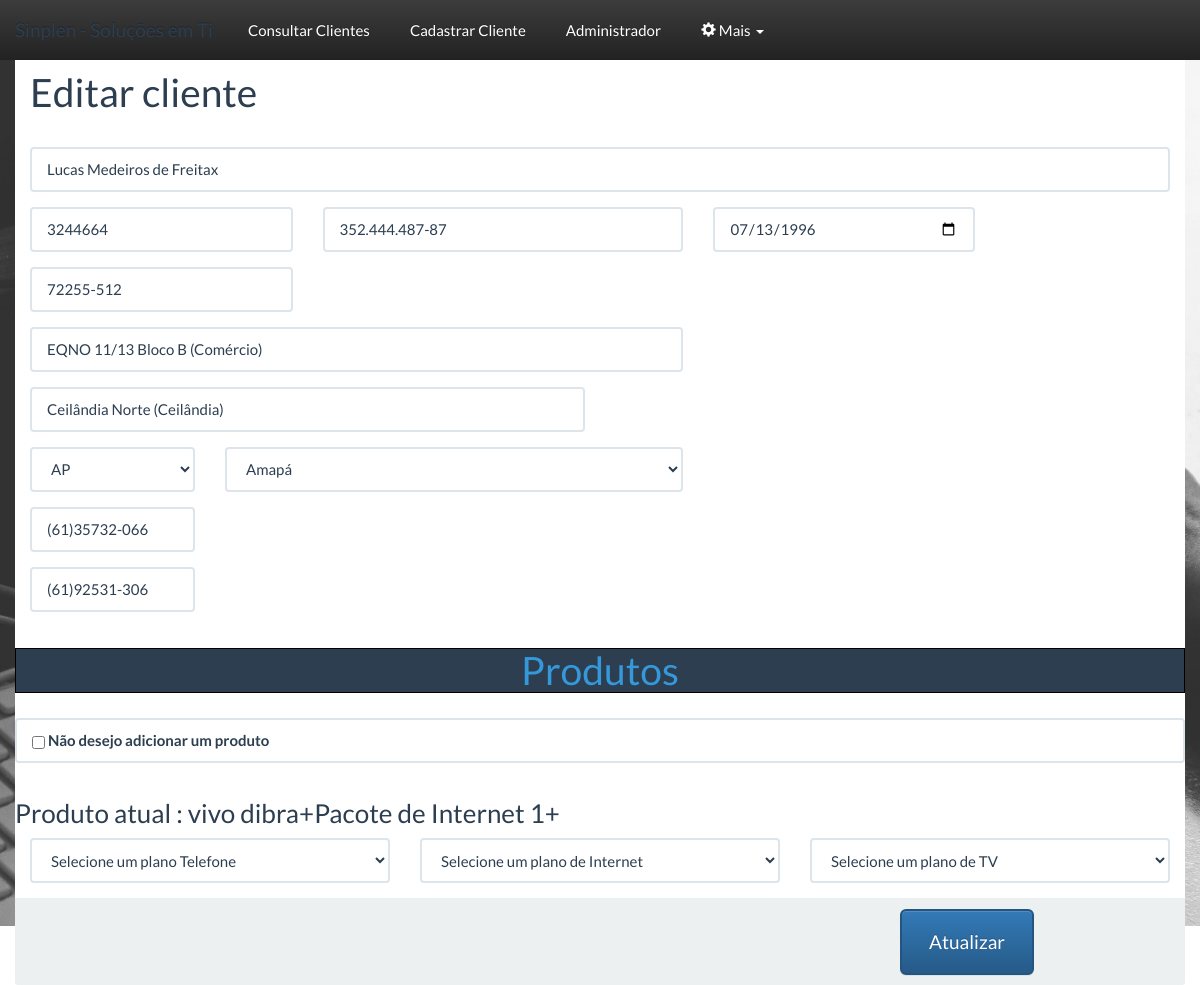
The page /painel/editarCliente.php?id=1007 (signed in) on the database its author committed.
### tables this page shows
CREATE TABLE `cliente` (
  `NOME` varchar(255) DEFAULT NULL,
  `CPF` varchar(14) DEFAULT NULL,
  `data_nsc` date NOT NULL,
  `ENDERECO` varchar(255) DEFAULT NULL,
  `TELEFONE_1` varchar(15) DEFAULT NULL,
  `TELEFONE_2` varchar(15) DEFAULT NULL,
  `RG` varchar(20) DEFAULT NULL,
  `cidade` varchar(32) NOT NULL,
  `estado` varchar(32) NOT NULL,
  `cep` varchar(9) NOT NULL,
  `id_cliente` int(4) NOT NULL,
  `bairro` varchar(50) NOT NULL,
  `produto` varchar(255) DEFAULT ''
);

CREATE TABLE `estados` (
  `id` int(11) NOT NULL,
  `nome` varchar(250) DEFAULT NULL,
  `sigla` varchar(250) DEFAULT NULL
);

### painel/consultaspainel.php (called while the page is built, shortened)
<?php
function detalharCliente($id, $conn) {
    $sql = "SELECT cliente.nome,cliente.cpf,cliente.data_nsc,cliente.endereco,cliente.telefone_1,"
            . "cliente.telefone_2,cliente.rg,cliente.cidade,estados.sigla as estado,cliente.cep,cliente.bairro"
            . ",cliente.produto FROM cliente JOIN estados WHERE id_cliente=$id AND cliente.estado=estados.id";
    $resultado = mysqli_query($conn, $sql);
    $dados = array();
    while ($row = mysqli_fetch_array($resultado)) {
        $dados['nome'] = $row['nome'];
        $dados['cpf'] = $row['cpf'];
        $dados['data_nsc'] = $row['data_nsc'];
        $dados['endereco'] = $row['endereco'];
        $dados['telefone_1'] = $row['telefone_1'];
        $dados['telefone_2'] = $row['telefone_2'];
        $dados['rg'] = $row['rg'];
        $dados['cidade'] = $row['cidade'];
        $dados['estado'] = $row['estado'];
        $dados['cep'] = $row['cep'];
        $dados['bairro'] = $row['bairro'];
        $dados['produto'] = $row['produto'];
    }
    return $dados;
}
function listarUsr($conn) {
    $sql = "SELECT * FROM usuarios";
    $resultado = mysqli_query($conn, $sql);
}

### painel/editarCliente.php (the view, shortened to what this page needs)
<!DOCTYPE html>
<?php
include_once '../conexao.php';
include_once '../painel/consultaspainel.php';
include_once './validacaoEditar.php';
if (isset($_SESSION['nv_acesso']) && $_SESSION['nv_acesso'] > 1) {
    ?>
    <html>
        <head>
            <link href="../estilo/bootstrap.min.css" rel="stylesheet">
            <link href="../estilo/estilosistema.css" rel="stylesheet">
        </head>
        <body>
            <?php $resultado = detalharCliente($_GET['id'], $conn) ?>
            <br>
            <div class="container" style="background-color: white">
                <?php include_once '../includes/cabecalho_painel.php'; ?>
                <form class="form-horizontal formcliente" method="post" id="formeditar" >
                    <legend ><h1>Editar cliente</h1></legend>
                    <div class="row">
                        <div class="col-sm-12">
                            <input type="text" placeholder="Nome" class="form-control nome" name="nome" id='nome'
                                   maxlenght="255" value="<?php echo $resultado['nome'] ?>" required>
                        </div>
                    </div>
                    <div class="row">
                        <div class="col-sm-3">
                            <input type="text" placeholder="RG" class="form-control rg" name="rg" maxlength="20" required value="<?php echo $resultado['rg'] ?>">
                        </div>
                        <div class="col-sm-4">
                            <input type="text" name="cpf" placeholder="CPF" class="form-control cpf" maxlength="14" value="<?php echo $resultado['cpf'] ?>" required>
                        </div>
                        <div class='col-sm-3'>
                            <input type='date' name='data_nsc' required class='form-control' value="<?php echo $resultado['data_nsc'] ?>" >
                        </div>
                    </div>
                    <div class="row">
                        <div class="col-sm-3 ">
                            <input type="text" name="cep" placeholder="Cep"  class="form-control cep" required value="<?php echo $resultado['cep'] ?>" id="cep">
                        </div>
                    </div>
                    <div class="row">
                        <div class="col-sm-7">
                            <input type="text" name="endereco" placeholder="Endereço"class="form-control" maxlength="" required value="<?php echo $resultado['endereco'] ?>" id="endereco">
                        </div>
                    </div>
                    <div class="row">
                        <div class="col-sm-6">
                            <input class="form-control" placeholder="Bairro" name="bairro" type="text" maxlength="50" required value="<?php echo $resultado['bairro'] ?>" id="bairro">
                        </div>
                    </div>
                    <div class="row">
                        <div class="col-sm-2">
                            <select name="estados" id="estados"  class="form-control" required >
                                <option value="<?php echo $resultado['estado'] ?>" SELECTED> <?php echo $resultado['estado'] ?></option>
                            </select>
                        </div>
                        <div class="col-sm-5">
                            <select name="cidades" class="form-control" id="cidades" required >
                                <option id='optionDefault' value="<?php echo $resultado['cidade'] ?>" SELECTED><?php echo $resultado['cidade'] ?></option>
                            </select>
                        </div>
                    </div>
                    <div class="row">
                        <div class="col-sm-2">
                            <input type="text" name="telefone1" placeholder="Primeiro Telefone..." class="form-control telefone" maxlength="14" required value="<?php echo $resultado['telefone_1'] ?>">
                        </div>
                    </div>
                    <div class="row">
                        <div class="col-sm-2 ">
                            <input type="text" name="telefone2" placeholder="Segundo Telefone..." class="form-control telefone" maxlength="14" required value="<?php echo $resultado['telefone_2'] ?>" >
                        </div>
                    </div>
                    <div class="row">
                        <h1 class="text-info text-center bg-primary" style="border:1px double black"> Produtos</h1>
                    </div>
                    <div class="row">
                        <div class="form-control col-sm-4 pull-right">
                            <label>
                                <input type="checkbox" name="desejaproduto" class="checkbox-inline" id="desejaproduto" >
                                <b>Não desejo adicionar um produto</b></label>
                        </div>
                    </div>
                    <div class="row">
                        <h3>Produto atual : <?php echo $resultado['produto'] ?></h3>
                        <div class="col-sm-4">
                            <select class="form-control" name="planoTelefone" id="telefone">
                                <option value="">
                                    Selecione um plano Telefone
                                </option>
                            </select>
                        </div>
                        <div class="col-sm-4">
                            <select class="form-control" name="planoInternet" id="internet">
                                <option value="">
                                    Selecione um plano de Internet
                                </option>
                            </select>
                        </div>
                        <div class="col-sm-4">
                            <select class="form-control" name="planoTV" id="tv">
                                <option value="">
                                    Selecione um plano de TV
                                </option>
                            </select>
                        </div>
                    </div>
                    <div class="row panel-footer">
                        <div class="col-sm-3 pull-right">
                            <button  class='btn btn-lg btn-primary btnSubmit' type="submit" id="atualizar">Atualizar</button>
                        </div>
                    </div>
                </form>
            </div>
    </body>
    </html>
    <?php
} else {
    echo "<meta HTTP-EQUIV='Refresh' CONTENT='0,../painel/clienteDetalhado.php?id={$_GET['id']}&erro=1'>";
}?>

### estilo/estilosistema.css (style rules this page uses)
body { background: url('../img/bgImg.png') no-repeat fixed; background-color: white; background-position-x: 100%; background-position-y: 30%; background-size:100% auto; overflow-x: hidden; }
.row { margin-top:15px; }

### rows shown on the page
cliente: nome "Lucas Medeiros de Freitax", rg "3244664", cpf "352.444.487-87", data_nsc "07/13/1996", cep "72255-512", endereco "EQNO 11/13 Bloco B (Comércio)", bairro "Ceilândia Norte (Ceilândia)", estados "AP", cidades "Amapá", telefone1 "(61)35732-066", telefone2 "(61)92531-306", produto "vivo dibra+Pacote de Internet 1+"
